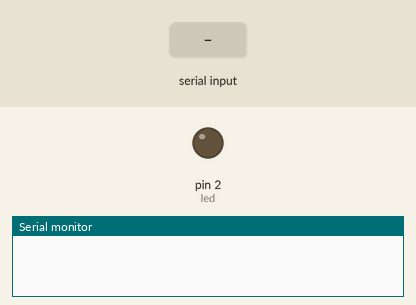
The sketch below on a simulated Arduino Uno, built with avr-gcc and run on an emulated ATmega328P. Parts: output pins drawn as LEDs (lit = HIGH), the last lines printed to the serial monitor. The test bench sets the inputs (shaded band).

Above: at 1.2 s.
1.3 s: "*good morning" received over Serial
At 1.8 s:
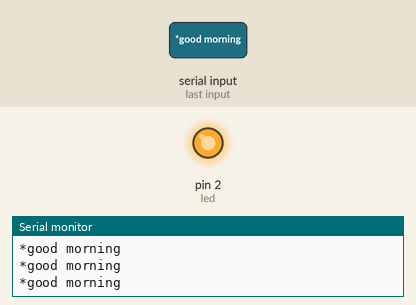
2.9 s: "*good night" received over Serial
4.9 s: "*fade" received over Serial
Timing chart, 0 to 7.9 s (numbered marks = the images above; inputs shaded):
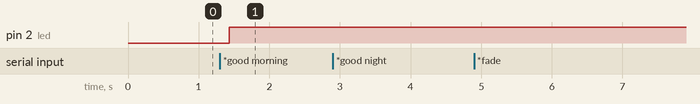

The sketch:

Drts_proj.ino
```cpp
String voice;
#define led 2

void setup() {
  // put your setup code here, to run once:
  Serial.begin(9600);
  pinMode(led,OUTPUT);
}

void loop() {                    // put your main code here, to run repeatedly:
  while (Serial.available()){  //Check if there is an available byte to read
  delay(10); //Delay added to make thing stable
  char c = Serial.read(); //Conduct a serial read
  if (c == '#') {break;} //Exit the loop when the # is detected after the word
  voice += c; //Shorthand for voice = voice + c
  }
  if (voice.length() > 0) {
    Serial.println(voice);
//-----------------------------------------------------------------------//
  //----------Control Multiple Pins/ LEDs----------//
       if(voice == "*good morning") {digitalWrite(led,HIGH);}
  else if(voice == "*good night"){digitalWrite(led,LOW);}
  else if(voice == "*fade")


voice=""; //Reset the variable after initiating
}
}
```

Measured:
- after the input at 1.3 s, pin 2 (led): LOW → HIGH after 0.13 s
